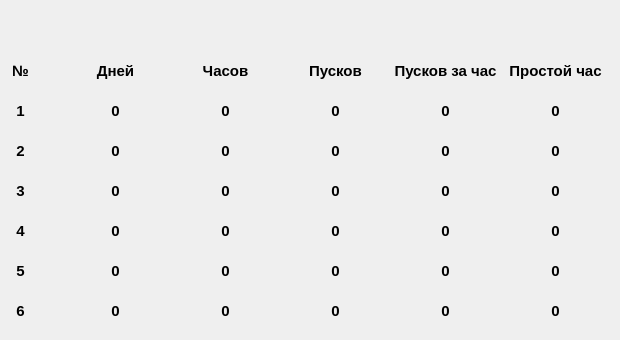
     <widget class="QWidget" name="Settings_Tracking_Pumps_Developments_page">
      <widget class="QLabel" name="tracking_pumps_development_150PumpRunHours1_label">
       <property name="geometry">
        <rect>
         <x>60</x>
         <y>90</y>
         <width>111</width>
         <height>41</height>
        </rect>
       </property>
       <property name="font">
        <font>
         <family>Arial</family>
         <pointsize>11</pointsize>
         <weight>75</weight>
         <bold>true</bold>
        </font>
       </property>
       <property name="text">
        <string>0</string>
       </property>
       <property name="alignment">
        <set>Qt::AlignCenter</set>
       </property>
      </widget>
      <widget class="QLabel" name="tracking_pumps_development_150PumpRunHours1_label_2">
       <property name="geometry">
        <rect>
         <x>170</x>
         <y>90</y>
         <width>111</width>
         <height>41</height>
        </rect>
       </property>
       <property name="font">
        <font>
         <family>Arial</family>
         <pointsize>11</pointsize>
         <weight>75</weight>
         <bold>true</bold>
        </font>
       </property>
       <property name="text">
        <string>0</string>
       </property>
       <property name="alignment">
        <set>Qt::AlignCenter</set>
       </property>
      </widget>
      <widget class="QLabel" name="tracking_pumps_development_150PumpNumberOfStarts1_label">
       <property name="geometry">
        <rect>
         <x>280</x>
         <y>90</y>
         <width>111</width>
         <height>41</height>
        </rect>
       </property>
       <property name="font">
        <font>
         <family>Arial</family>
         <pointsize>11</pointsize>
         <weight>75</weight>
         <bold>true</bold>
        </font>
       </property>
       <property name="text">
        <string>0</string>
       </property>
       <property name="alignment">
        <set>Qt::AlignCenter</set>
       </property>
      </widget>
      <widget class="QLabel" name="tracking_pumps_development_150NumberOfStartsPerHour1_label">
       <property name="geometry">
        <rect>
         <x>390</x>
         <y>90</y>
         <width>111</width>
         <height>41</height>
        </rect>
       </property>
       <property name="font">
        <font>
         <family>Arial</family>
         <pointsize>11</pointsize>
         <weight>75</weight>
         <bold>true</bold>
        </font>
       </property>
       <property name="text">
        <string>0</string>
       </property>
       <property name="alignment">
        <set>Qt::AlignCenter</set>
       </property>
      </widget>
      <widget class="QLabel" name="tracking_pumps_development_150HoursSinceLastStopPump1_label">
       <property name="geometry">
        <rect>
         <x>500</x>
         <y>90</y>
         <width>111</width>
         <height>41</height>
        </rect>
       </property>
       <property name="font">
        <font>
         <family>Arial</family>
         <pointsize>11</pointsize>
         <weight>75</weight>
         <bold>true</bold>
        </font>
       </property>
       <property name="text">
        <string>0</string>
       </property>
       <property name="alignment">
        <set>Qt::AlignCenter</set>
       </property>
      </widget>
      <widget class="QLabel" name="tracking_pumps_development_150PumpRunHours2_label">
       <property name="geometry">
        <rect>
         <x>60</x>
         <y>130</y>
         <width>111</width>
         <height>41</height>
        </rect>
       </property>
       <property name="font">
        <font>
         <family>Arial</family>
         <pointsize>11</pointsize>
         <weight>75</weight>
         <bold>true</bold>
        </font>
       </property>
       <property name="text">
        <string>0</string>
       </property>
       <property name="alignment">
        <set>Qt::AlignCenter</set>
       </property>
      </widget>
      <widget class="QLabel" name="tracking_pumps_development_150PumpRunHours3_label">
       <property name="geometry">
        <rect>
         <x>60</x>
         <y>170</y>
         <width>111</width>
         <height>41</height>
        </rect>
       </property>
       <property name="font">
        <font>
         <family>Arial</family>
         <pointsize>11</pointsize>
         <weight>75</weight>
         <bold>true</bold>
        </font>
       </property>
       <property name="text">
        <string>0</string>
       </property>
       <property name="alignment">
        <set>Qt::AlignCenter</set>
       </property>
      </widget>
      <widget class="QLabel" name="tracking_pumps_development_150PumpRunHours4_label">
       <property name="geometry">
        <rect>
         <x>60</x>
         <y>210</y>
         <width>111</width>
         <height>41</height>
        </rect>
       </property>
       <property name="font">
        <font>
         <family>Arial</family>
         <pointsize>11</pointsize>
         <weight>75</weight>
         <bold>true</bold>
        </font>
       </property>
       <property name="text">
        <string>0</string>
       </property>
       <property name="alignment">
        <set>Qt::AlignCenter</set>
       </property>
      </widget>
      <widget class="QLabel" name="tracking_pumps_development_150PumpRunHours5_label">
       <property name="geometry">
        <rect>
         <x>60</x>
         <y>250</y>
         <width>111</width>
         <height>41</height>
        </rect>
       </property>
       <property name="font">
        <font>
         <family>Arial</family>
         <pointsize>11</pointsize>
         <weight>75</weight>
         <bold>true</bold>
        </font>
       </property>
       <property name="text">
        <string>0</string>
       </property>
       <property name="alignment">
        <set>Qt::AlignCenter</set>
       </property>
      </widget>
      <widget class="QLabel" name="tracking_pumps_development_150PumpRunHours6_label">
       <property name="geometry">
        <rect>
         <x>60</x>
         <y>290</y>
         <width>111</width>
         <height>41</height>
        </rect>
       </property>
       <property name="font">
        <font>
         <family>Arial</family>
         <pointsize>11</pointsize>
         <weight>75</weight>
         <bold>true</bold>
        </font>
       </property>
       <property name="text">
        <string>0</string>
       </property>
       <property name="alignment">
        <set>Qt::AlignCenter</set>
       </property>
      </widget>
      <widget class="QLabel" name="tracking_pumps_development_150PumpRunHours2_label_2">
       <property name="geometry">
        <rect>
         <x>170</x>
         <y>130</y>
         <width>111</width>
         <height>41</height>
        </rect>
       </property>
       <property name="font">
        <font>
         <family>Arial</family>
         <pointsize>11</pointsize>
         <weight>75</weight>
         <bold>true</bold>
        </font>
       </property>
       <property name="text">
        <string>0</string>
       </property>
       <property name="alignment">
        <set>Qt::AlignCenter</set>
       </property>
      </widget>
      <widget class="QLabel" name="tracking_pumps_development_150PumpRunHours3_label_2">
       <property name="geometry">
        <rect>
         <x>170</x>
         <y>170</y>
         <width>111</width>
         <height>41</height>
        </rect>
       </property>
       <property name="font">
        <font>
         <family>Arial</family>
         <pointsize>11</pointsize>
         <weight>75</weight>
         <bold>true</bold>
        </font>
       </property>
       <property name="text">
        <string>0</string>
       </property>
       <property name="alignment">
        <set>Qt::AlignCenter</set>
       </property>
      </widget>
      <widget class="QLabel" name="tracking_pumps_development_150PumpRunHours4_label_2">
       <property name="geometry">
        <rect>
         <x>170</x>
         <y>210</y>
         <width>111</width>
         <height>41</height>
        </rect>
       </property>
       <property name="font">
        <font>
         <family>Arial</family>
         <pointsize>11</pointsize>
         <weight>75</weight>
         <bold>true</bold>
        </font>
       </property>
       <property name="text">
        <string>0</string>
       </property>
       <property name="alignment">
        <set>Qt::AlignCenter</set>
       </property>
      </widget>
      <widget class="QLabel" name="tracking_pumps_development_150PumpRunHours5_label_2">
       <property name="geometry">
        <rect>
         <x>170</x>
         <y>250</y>
         <width>111</width>
         <height>41</height>
        </rect>
       </property>
       <property name="font">
        <font>
         <family>Arial</family>
         <pointsize>11</pointsize>
         <weight>75</weight>
         <bold>true</bold>
        </font>
       </property>
       <property name="text">
        <string>0</string>
       </property>
       <property name="alignment">
        <set>Qt::AlignCenter</set>
       </property>
      </widget>
      <widget class="QLabel" name="tracking_pumps_development_150PumpRunHours6_label_2">
       <property name="geometry">
        <rect>
         <x>170</x>
         <y>290</y>
         <width>111</width>
         <height>41</height>
        </rect>
       </property>
       <property name="font">
        <font>
         <family>Arial</family>
         <pointsize>11</pointsize>
         <weight>75</weight>
         <bold>true</bold>
        </font>
       </property>
       <property name="text">
        <string>0</string>
       </property>
       <property name="alignment">
        <set>Qt::AlignCenter</set>
       </property>
      </widget>
      <widget class="QLabel" name="tracking_pumps_development_150PumpNumberOfStarts2_label">
       <property name="geometry">
        <rect>
         <x>280</x>
         <y>130</y>
         <width>111</width>
         <height>41</height>
        </rect>
       </property>
       <property name="font">
        <font>
         <family>Arial</family>
         <pointsize>11</pointsize>
         <weight>75</weight>
         <bold>true</bold>
        </font>
       </property>
       <property name="text">
        <string>0</string>
       </property>
       <property name="alignment">
        <set>Qt::AlignCenter</set>
       </property>
      </widget>
      <widget class="QLabel" name="tracking_pumps_development_150PumpNumberOfStarts3_label">
       <property name="geometry">
        <rect>
         <x>280</x>
         <y>170</y>
         <width>111</width>
         <height>41</height>
        </rect>
       </property>
       <property name="font">
        <font>
         <family>Arial</family>
         <pointsize>11</pointsize>
         <weight>75</weight>
         <bold>true</bold>
        </font>
       </property>
       <property name="text">
        <string>0</string>
       </property>
       <property name="alignment">
        <set>Qt::AlignCenter</set>
       </property>
      </widget>
      <widget class="QLabel" name="tracking_pumps_development_150PumpNumberOfStarts4_label">
       <property name="geometry">
        <rect>
         <x>280</x>
         <y>210</y>
         <width>111</width>
         <height>41</height>
        </rect>
       </property>
       <property name="font">
        <font>
         <family>Arial</family>
         <pointsize>11</pointsize>
         <weight>75</weight>
         <bold>true</bold>
        </font>
       </property>
       <property name="text">
        <string>0</string>
       </property>
       <property name="alignment">
        <set>Qt::AlignCenter</set>
       </property>
      </widget>
      <widget class="QLabel" name="tracking_pumps_development_150PumpNumberOfStarts5_label">
       <property name="geometry">
        <rect>
         <x>280</x>
         <y>250</y>
         <width>111</width>
         <height>41</height>
        </rect>
       </property>
       <property name="font">
        <font>
         <family>Arial</family>
         <pointsize>11</pointsize>
         <weight>75</weight>
         <bold>true</bold>
        </font>
       </property>
       <property name="text">
        <string>0</string>
       </property>
       <property name="alignment">
        <set>Qt::AlignCenter</set>
       </property>
      </widget>
      <widget class="QLabel" name="tracking_pumps_development_150PumpNumberOfStarts6_label">
       <property name="geometry">
        <rect>
         <x>280</x>
         <y>290</y>
         <width>111</width>
         <height>41</height>
        </rect>
       </property>
       <property name="font">
        <font>
         <family>Arial</family>
         <pointsize>11</pointsize>
         <weight>75</weight>
         <bold>true</bold>
        </font>
       </property>
       <property name="text">
        <string>0</string>
       </property>
       <property name="alignment">
        <set>Qt::AlignCenter</set>
       </property>
      </widget>
      <widget class="QLabel" name="tracking_pumps_development_150NumberOfStartsPerHour2_label">
       <property name="geometry">
        <rect>
         <x>390</x>
         <y>130</y>
         <width>111</width>
         <height>41</height>
        </rect>
       </property>
       <property name="font">
        <font>
         <family>Arial</family>
         <pointsize>11</pointsize>
         <weight>75</weight>
         <bold>true</bold>
        </font>
       </property>
       <property name="text">
        <string>0</string>
       </property>
       <property name="alignment">
        <set>Qt::AlignCenter</set>
       </property>
      </widget>
      <widget class="QLabel" name="tracking_pumps_development_150NumberOfStartsPerHour3_label">
       <property name="geometry">
        <rect>
         <x>390</x>
         <y>170</y>
         <width>111</width>
         <height>41</height>
        </rect>
       </property>
       <property name="font">
        <font>
         <family>Arial</family>
         <pointsize>11</pointsize>
         <weight>75</weight>
         <bold>true</bold>
        </font>
       </property>
       <property name="text">
        <string>0</string>
       </property>
       <property name="alignment">
        <set>Qt::AlignCenter</set>
       </property>
      </widget>
      <widget class="QLabel" name="tracking_pumps_development_150NumberOfStartsPerHour4_label">
       <property name="geometry">
        <rect>
         <x>390</x>
         <y>210</y>
         <width>111</width>
         <height>41</height>
        </rect>
       </property>
       <property name="font">
        <font>
         <family>Arial</family>
         <pointsize>11</pointsize>
         <weight>75</weight>
         <bold>true</bold>
        </font>
       </property>
       <property name="text">
        <string>0</string>
       </property>
       <property name="alignment">
        <set>Qt::AlignCenter</set>
       </property>
      </widget>
      <widget class="QLabel" name="tracking_pumps_development_150NumberOfStartsPerHour5_label">
       <property name="geometry">
        <rect>
         <x>390</x>
         <y>250</y>
         <width>111</width>
         <height>41</height>
        </rect>
       </property>
       <property name="font">
        <font>
         <family>Arial</family>
         <pointsize>11</pointsize>
         <weight>75</weight>
         <bold>true</bold>
        </font>
       </property>
       <property name="text">
        <string>0</string>
       </property>
       <property name="alignment">
        <set>Qt::AlignCenter</set>
       </property>
      </widget>
      <widget class="QLabel" name="tracking_pumps_development_150NumberOfStartsPerHour6_label">
       <property name="geometry">
        <rect>
         <x>390</x>
         <y>290</y>
         <width>111</width>
         <height>41</height>
        </rect>
       </property>
       <property name="font">
        <font>
         <family>Arial</family>
         <pointsize>11</pointsize>
         <weight>75</weight>
         <bold>true</bold>
        </font>
       </property>
       <property name="text">
        <string>0</string>
       </property>
       <property name="alignment">
        <set>Qt::AlignCenter</set>
       </property>
      </widget>
      <widget class="QLabel" name="tracking_pumps_development_150HoursSinceLastStopPump1_label_2">
       <property name="geometry">
        <rect>
         <x>500</x>
         <y>130</y>
         <width>111</width>
         <height>41</height>
        </rect>
       </property>
       <property name="font">
        <font>
         <family>Arial</family>
         <pointsize>11</pointsize>
         <weight>75</weight>
         <bold>true</bold>
        </font>
       </property>
       <property name="text">
        <string>0</string>
       </property>
       <property name="alignment">
        <set>Qt::AlignCenter</set>
       </property>
      </widget>
      <widget class="QLabel" name="tracking_pumps_development_150HoursSinceLastStopPump1_label_3">
       <property name="geometry">
        <rect>
         <x>500</x>
         <y>170</y>
         <width>111</width>
         <height>41</height>
        </rect>
       </property>
       <property name="font">
        <font>
         <family>Arial</family>
         <pointsize>11</pointsize>
         <weight>75</weight>
         <bold>true</bold>
        </font>
       </property>
       <property name="text">
        <string>0</string>
       </property>
       <property name="alignment">
        <set>Qt::AlignCenter</set>
       </property>
      </widget>
      <widget class="QLabel" name="tracking_pumps_development_150HoursSinceLastStopPump1_label_4">
       <property name="geometry">
        <rect>
         <x>500</x>
         <y>210</y>
         <width>111</width>
         <height>41</height>
        </rect>
       </property>
       <property name="font">
        <font>
         <family>Arial</family>
         <pointsize>11</pointsize>
         <weight>75</weight>
         <bold>true</bold>
        </font>
       </property>
       <property name="text">
        <string>0</string>
       </property>
       <property name="alignment">
        <set>Qt::AlignCenter</set>
       </property>
      </widget>
      <widget class="QLabel" name="tracking_pumps_development_150HoursSinceLastStopPump1_label_5">
       <property name="geometry">
        <rect>
         <x>500</x>
         <y>250</y>
         <width>111</width>
         <height>41</height>
        </rect>
       </property>
       <property name="font">
        <font>
         <family>Arial</family>
         <pointsize>11</pointsize>
         <weight>75</weight>
         <bold>true</bold>
        </font>
       </property>
       <property name="text">
        <string>0</string>
       </property>
       <property name="alignment">
        <set>Qt::AlignCenter</set>
       </property>
      </widget>
      <widget class="QLabel" name="tracking_pumps_development_150HoursSinceLastStopPump1_label_6">
       <property name="geometry">
        <rect>
         <x>500</x>
         <y>290</y>
         <width>111</width>
         <height>41</height>
        </rect>
       </property>
       <property name="font">
        <font>
         <family>Arial</family>
         <pointsize>11</pointsize>
         <weight>75</weight>
         <bold>true</bold>
        </font>
       </property>
       <property name="text">
        <string>0</string>
       </property>
       <property name="alignment">
        <set>Qt::AlignCenter</set>
       </property>
      </widget>
      <widget class="QLabel" name="label_27">
       <property name="geometry">
        <rect>
         <x>60</x>
         <y>50</y>
         <width>111</width>
         <height>41</height>
        </rect>
       </property>
       <property name="font">
        <font>
         <family>Arial</family>
         <pointsize>11</pointsize>
         <weight>75</weight>
         <bold>true</bold>
        </font>
       </property>
       <property name="text">
        <string>Дней</string>
       </property>
       <property name="alignment">
        <set>Qt::AlignCenter</set>
       </property>
      </widget>
      <widget class="QLabel" name="label_28">
       <property name="geometry">
        <rect>
         <x>170</x>
         <y>50</y>
         <width>111</width>
         <height>41</height>
        </rect>
       </property>
       <property name="font">
        <font>
         <family>Arial</family>
         <pointsize>11</pointsize>
         <weight>75</weight>
         <bold>true</bold>
        </font>
       </property>
       <property name="text">
        <string>Часов</string>
       </property>
       <property name="alignment">
        <set>Qt::AlignCenter</set>
       </property>
      </widget>
      <widget class="QLabel" name="label_29">
       <property name="geometry">
        <rect>
         <x>280</x>
         <y>50</y>
         <width>111</width>
         <height>41</height>
        </rect>
       </property>
       <property name="font">
        <font>
         <family>Arial</family>
         <pointsize>11</pointsize>
         <weight>75</weight>
         <bold>true</bold>
        </font>
       </property>
       <property name="text">
        <string>Пусков</string>
       </property>
       <property name="alignment">
        <set>Qt::AlignCenter</set>
       </property>
      </widget>
      <widget class="QLabel" name="label_30">
       <property name="geometry">
        <rect>
         <x>390</x>
         <y>50</y>
         <width>111</width>
         <height>41</height>
        </rect>
       </property>
       <property name="font">
        <font>
         <family>Arial</family>
         <pointsize>11</pointsize>
         <weight>75</weight>
         <bold>true</bold>
        </font>
       </property>
       <property name="text">
        <string>Пусков за час</string>
       </property>
       <property name="alignment">
        <set>Qt::AlignCenter</set>
       </property>
      </widget>
      <widget class="QLabel" name="label_34">
       <property name="geometry">
        <rect>
         <x>500</x>
         <y>50</y>
         <width>111</width>
         <height>41</height>
        </rect>
       </property>
       <property name="font">
        <font>
         <family>Arial</family>
         <pointsize>11</pointsize>
         <weight>75</weight>
         <bold>true</bold>
        </font>
       </property>
       <property name="text">
        <string>Простой час</string>
       </property>
       <property name="alignment">
        <set>Qt::AlignCenter</set>
       </property>
      </widget>
      <widget class="QLabel" name="label_35">
       <property name="geometry">
        <rect>
         <x>0</x>
         <y>50</y>
         <width>41</width>
         <height>41</height>
        </rect>
       </property>
       <property name="font">
        <font>
         <family>Arial</family>
         <pointsize>11</pointsize>
         <weight>75</weight>
         <bold>true</bold>
        </font>
       </property>
       <property name="text">
        <string>№</string>
       </property>
       <property name="alignment">
        <set>Qt::AlignCenter</set>
       </property>
      </widget>
      <widget class="QLabel" name="label_38">
       <property name="geometry">
        <rect>
         <x>0</x>
         <y>90</y>
         <width>41</width>
         <height>41</height>
        </rect>
       </property>
       <property name="font">
        <font>
         <family>Arial</family>
         <pointsize>11</pointsize>
         <weight>75</weight>
         <bold>true</bold>
        </font>
       </property>
       <property name="text">
        <string>1</string>
       </property>
       <property name="alignment">
        <set>Qt::AlignCenter</set>
       </property>
      </widget>
      <widget class="QLabel" name="label_39">
       <property name="geometry">
        <rect>
         <x>0</x>
         <y>130</y>
         <width>41</width>
         <height>41</height>
        </rect>
       </property>
       <property name="font">
        <font>
         <family>Arial</family>
         <pointsize>11</pointsize>
         <weight>75</weight>
         <bold>true</bold>
        </font>
       </property>
       <property name="text">
        <string>2</string>
       </property>
       <property name="alignment">
        <set>Qt::AlignCenter</set>
       </property>
      </widget>
      <widget class="QLabel" name="label_40">
       <property name="geometry">
        <rect>
         <x>0</x>
         <y>170</y>
         <width>41</width>
         <height>41</height>
        </rect>
       </property>
       <property name="font">
        <font>
         <family>Arial</family>
         <pointsize>11</pointsize>
         <weight>75</weight>
         <bold>true</bold>
        </font>
       </property>
       <property name="text">
        <string>3</string>
       </property>
       <property name="alignment">
        <set>Qt::AlignCenter</set>
       </property>
      </widget>
      <widget class="QLabel" name="label_41">
       <property name="geometry">
        <rect>
         <x>0</x>
         <y>210</y>
         <width>41</width>
         <height>41</height>
        </rect>
       </property>
       <property name="font">
        <font>
         <family>Arial</family>
         <pointsize>11</pointsize>
         <weight>75</weight>
         <bold>true</bold>
        </font>
       </property>
       <property name="text">
        <string>4</string>
       </property>
       <property name="alignment">
        <set>Qt::AlignCenter</set>
       </property>
      </widget>
      <widget class="QLabel" name="label_42">
       <property name="geometry">
        <rect>
         <x>0</x>
         <y>250</y>
         <width>41</width>
         <height>41</height>
        </rect>
       </property>
       <property name="font">
        <font>
         <family>Arial</family>
         <pointsize>11</pointsize>
         <weight>75</weight>
         <bold>true</bold>
        </font>
       </property>
       <property name="text">
        <string>5</string>
       </property>
       <property name="alignment">
        <set>Qt::AlignCenter</set>
       </property>
      </widget>
      <widget class="QLabel" name="label_43">
       <property name="geometry">
        <rect>
         <x>0</x>
         <y>290</y>
         <width>41</width>
         <height>41</height>
        </rect>
       </property>
       <property name="font">
        <font>
         <family>Arial</family>
         <pointsize>11</pointsize>
         <weight>75</weight>
         <bold>true</bold>
        </font>
       </property>
       <property name="text">
        <string>6</string>
       </property>
       <property name="alignment">
        <set>Qt::AlignCenter</set>
       </property>
      </widget>
     </widget>
